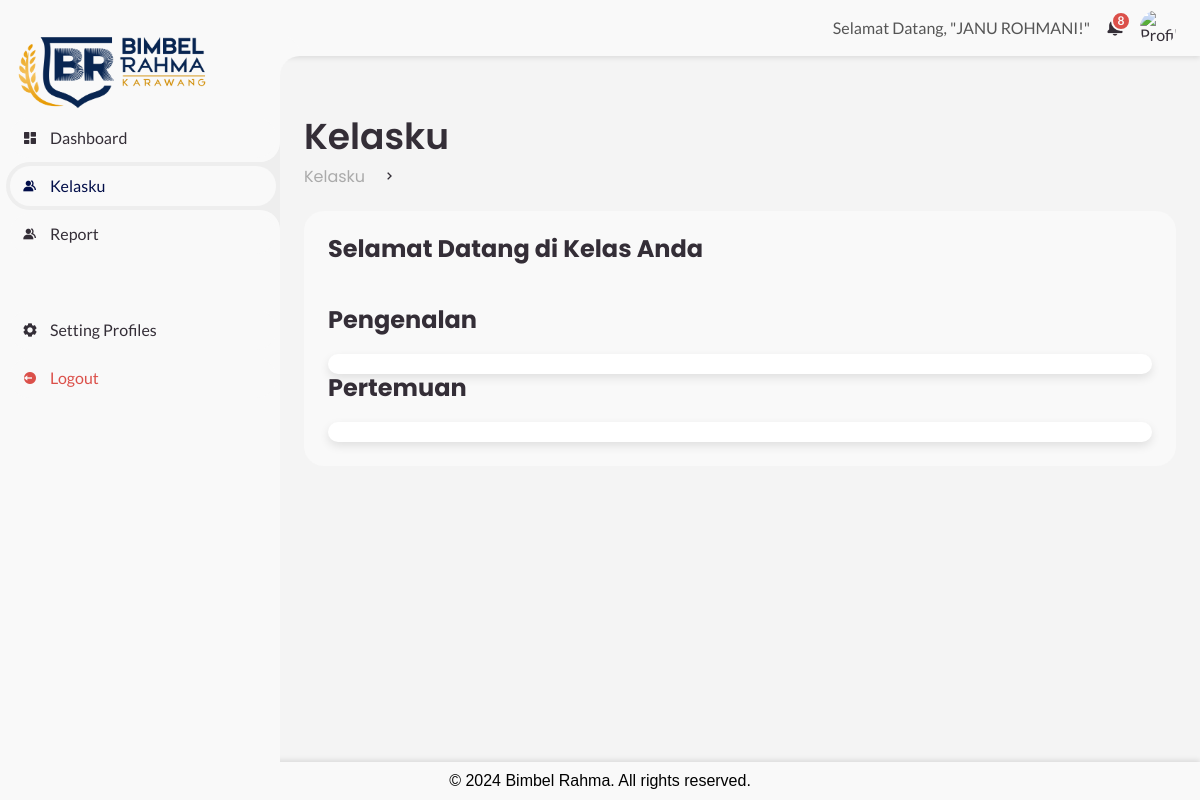
Before: /siswa/kelasku.php (signed in) with the older database file.
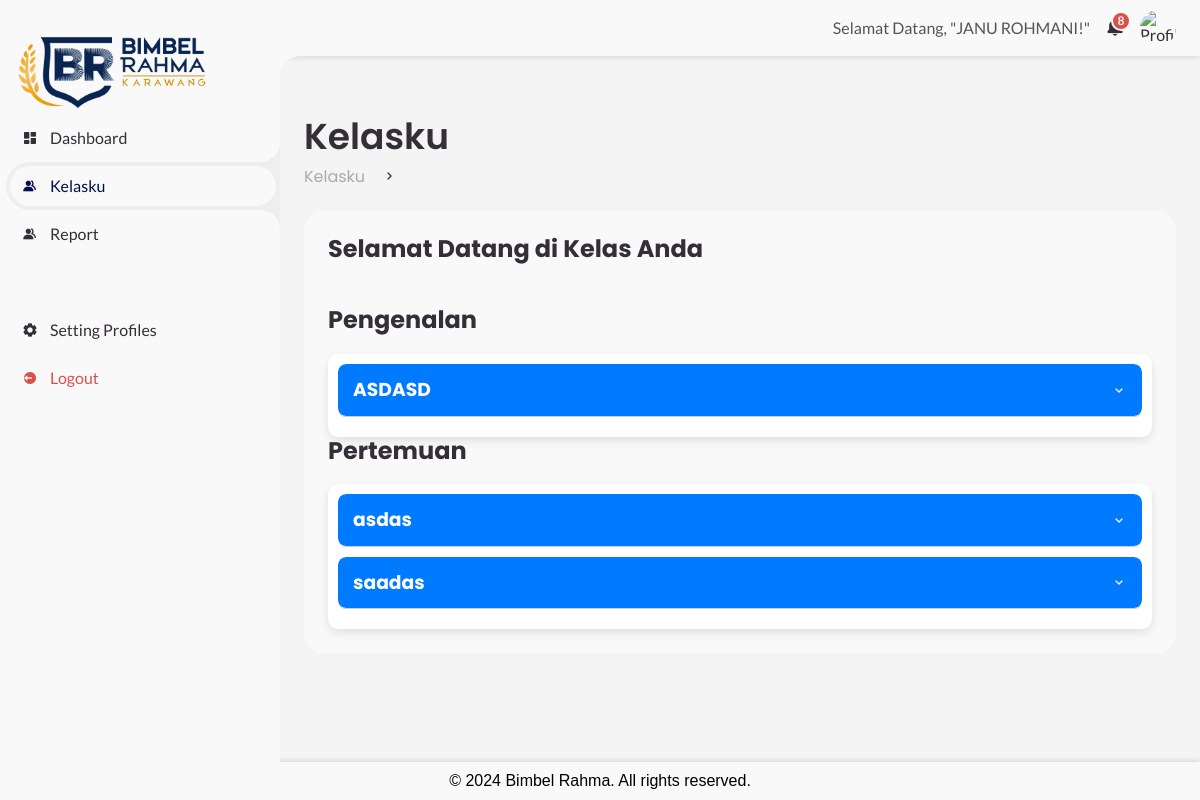
After: the same page with the newer database file.
### tables this page shows
CREATE TABLE `materi` (
  `id` int(11) NOT NULL,
  `course_id` int(11) NOT NULL,
  `title` varchar(255) NOT NULL,
  `content` text NOT NULL,
  `file_url` varchar(255) DEFAULT NULL,
  `date_created` timestamp NOT NULL DEFAULT current_timestamp(),
  `kategori` varchar(50) NOT NULL
);

### siswa/kelasku.php (the view, shortened to what this page needs)
<?php
require_once '../session.php';
$sql = "SELECT * FROM materi";
$result = $db->query($sql);
$materi_data = [];
if ($result && $result->num_rows > 0) {
    while ($row = $result->fetch_assoc()) {
        $materi_data[] = $row;
    }
}
$pengenalan = array_filter($materi_data, function($item) {
    return strtolower($item['kategori']) === 'pengenalan';
});
$pertemuan = array_filter($materi_data, function($item) {
    return strtolower($item['kategori']) === 'pertemuan';
});
?>
<!DOCTYPE html>
<html lang="en">
<head>
    <link href='https://unpkg.com/boxicons@2.0.9/css/boxicons.min.css' rel='stylesheet'>
    <link rel="stylesheet" href="https://cdn.jsdelivr.net/npm/sweetalert2@11/dist/sweetalert2.min.css">
    <link rel="stylesheet" href="https://cdnjs.cloudflare.com/ajax/libs/normalize/8.0.1/normalize.min.css">
    <link rel="stylesheet" href="../admin/style.css">
</head>
<body>
<section id="sidebar">
    <a href="#" class="brand">
        <img src="../img/BIMBELRAHMA.png" alt="Logo Bimbel Rahma" style="width: 80%; height: auto; margin-top: auto;">
    </a>
    <ul class="side-menu top">
        <li>
            <a href="siswa-dashboard.php">
                <i class='bx bxs-dashboard'></i>
                <span class="text">Dashboard</span>
            </a>
        </li>
        <li class="active">
            <a href="kelasku.php">
                <i class='bx bxs-group'></i>
                <span class="text">Kelasku</span>
            </a>
        </li>
        <li>
            <a href="report.php">
                <i class='bx bxs-group'></i>
                <span class="text">Report</span>
            </a>
        </li>
    </ul>
    <ul class="side-menu top">
        <li>
            <a href="../view/setting-profile.php">
                <i class='bx bxs-cog'></i>
                <span class="text">Setting Profiles</span>
            </a>
        </li>
        <li>
            <a href="#" class="logout" onclick="return confirmLogout()">
                <i class='bx bxs-log-out-circle'></i>
                <span class="text">Logout</span>
            </a>
        </li>
    </ul>
</section>
<section id="content">
    <nav style="justify-content:flex-end">
        <div class="nav-right">
            <span class="welcome-message">Selamat Datang, "JANU ROHMANI!"</span>
            <a href="#" class="notification">
                <span class="num">8</span>
            </a>
            <a href="#" class="profile">
                <img src="img/people.png" alt="Profile Picture">
            </a>
        </div>
    </nav>
    <main>
        <div class="head-title" id="dashboard">
            <div class="left">
                <h1>Kelasku</h1>
                <ul class="breadcrumb">
                    <li><a href="#">Kelasku</a></li>
                    <li><i class='bx bx-chevron-right'></i></li>
                </ul>
            </div>
        </div>
        <div class="table-data">
            <div class="order">
                <div class="head">
                    <div class="search-container">
                        <h2 id="welcome-message"></h2>
                    </div>
                </div>
                <h2>Pengenalan</h2>
                <div class="accordion">
                    <?php foreach ($pengenalan as $materi): ?>
                        <div class="accordion-item">
                            <div class="accordion-header">
                                <h3><?= htmlspecialchars($materi['title']) ?></h3>
                                <i class='bx bx-chevron-down'></i>
                            </div>
                        </div>
                    <?php endforeach; ?>
                </div>
                <h2>Pertemuan</h2>
                <div class="accordion">
                    <?php foreach ($pertemuan as $materi): ?>
                        <div class="accordion-item">
                            <div class="accordion-header">
                                <h3><?= htmlspecialchars($materi['title']) ?></h3>
                                <i class='bx bx-chevron-down'></i>
                            </div>
                        </div>
                    <?php endforeach; ?>
                </div>
        </div>
    </main>
</section>
<footer>
    <p>&copy; 2024 Bimbel Rahma. All rights reserved.</p>
</footer>
</body>
</html>

### siswa/kelasku.php (style rules this page uses)
body { display: flex; flex-direction: column; min-height: 100vh; font-family: 'Arial', sans-serif; background-color: #f4f4f4; }
.search-container { display: flex; justify-content: space-between; align-items: center; margin-bottom: 20px; }
.table-data { margin-top: 20px; flex: 1; }
.accordion { background-color: #ffffff; border-radius: 10px; margin-top: 20px; box-shadow: 0 4px 10px rgba(0, 0, 0, 0.1); padding: 10px; }
.accordion-item { border-bottom: 1px solid #ccc; margin-bottom: 10px; border-radius: 8px; overflow: hidden; }
.accordion-header { padding: 15px; cursor: pointer; background-color: #007bff; color: white; display: flex; justify-content: space-between; align-items: center; transition: background-color 0.3s; border-radius: 8px; box-shadow: 0 2px 5px rgba(0, 0, 0, 0.1); }
footer { position: fixed; bottom: 0; left: 0; background-color: #f9f9f9; color: black; text-align: center; padding: 10px 0; width: 100%; box-shadow: 0 -2px 5px rgba(0, 0, 0, 0.1); }

Changed rows visible on the page:
now on this page (row edited): materi: title "ASDASD", shown under "Pengenalan"
now on this page (row edited): materi: title "asdas", shown under "Pertemuan"
added materi: title "saadas", shown under "Pertemuan"
